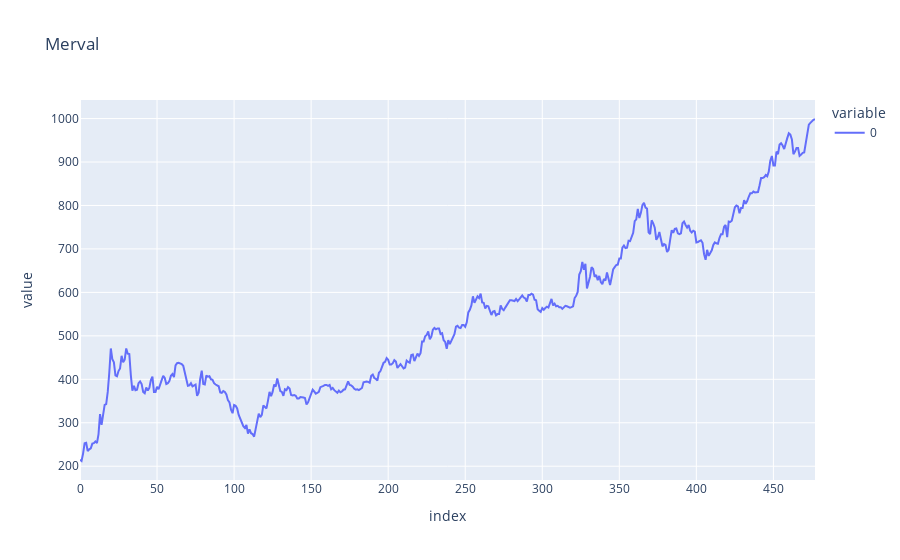

This figure's notebook cell:
### Code cell
fig = px.line(data,
              title="Merval"
)
fig.show()

### Figure 1 — Plotly figure (JSON) as saved in the notebook; plotly's stock layout.template omitted (floating-point values rounded to 4 significant figures; data arrays with more than 128 entries replaced by an {"elided": "..."} marker saying what was removed)
{"data": [{"hovertemplate": "variable=0<br>index=%{x}<br>value=%{y}<extra></extra>", "legendgroup": "0", "line": {"color": "#636efa", "dash": "solid"}, "marker": {"symbol": "circle"}, "mode": "lines", "name": "0", "orientation": "v", "showlegend": true, "type": "scatter", "x": {"elided": "478 int values"}, "xaxis": "x", "y": {"elided": "478 int values"}, "yaxis": "y"}], "layout": {"legend": {"title": {"text": "variable"}, "tracegroupgap": 0}, "title": {"text": "Merval"}, "xaxis": {"anchor": "y", "domain": [0, 1], "title": {"text": "index"}}, "yaxis": {"anchor": "x", "domain": [0, 1], "title": {"text": "value"}}}}
